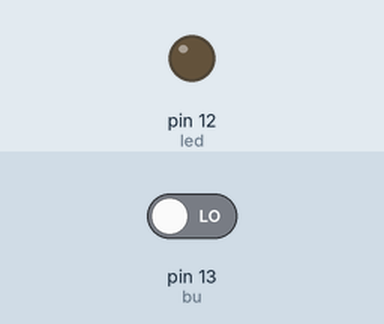
Simulated run of this sketch. Board: Arduino Uno, built with avr-gcc and run on an emulated ATmega328P. Shown: output pins drawn as LEDs (lit = HIGH). The test bench sets the inputs (shaded band); at power-on: pin 13 (bu) LOW.

Above: at 1.2 s.
1.3 s: pin 13 (bu) driven HIGH
At 2.7 s:
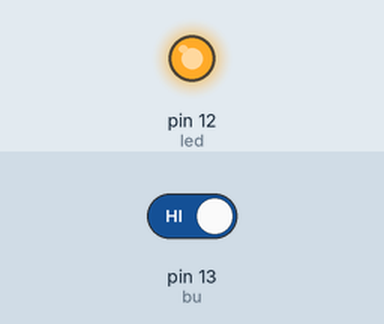
3.3 s: pin 13 (bu) driven LOW
At 3.8 s:
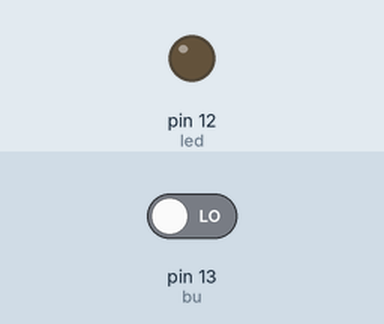
Timing chart, 0 to 6.3 s (numbered marks = the images above; inputs shaded):
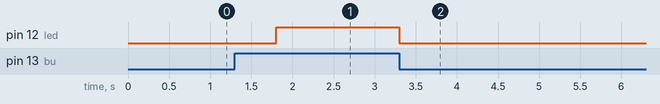

The sketch:

button_basic.ino
```cpp
int bu = 13;
int led = 12;
int but;

void setup() {
  // put your setup code here, to run once:

  //Serial.begin(9600);

  pinMode(bu,INPUT);
  pinMode(led, OUTPUT);
}

void loop() {
  // put your main code here, to run repeatedly:

  //Serial.println("Hii");

  but = digitalRead(bu);

  if(but == 1){
    delay(500);
    digitalWrite(led,HIGH);
  }

  else{
    digitalWrite(led,0);
  }


}
```

Measured:
- after the input at 1.3 s, pin 12 (led): LOW → HIGH after 0.50 s
- after the input at 3.3 s, pin 12 (led): HIGH → LOW at once
